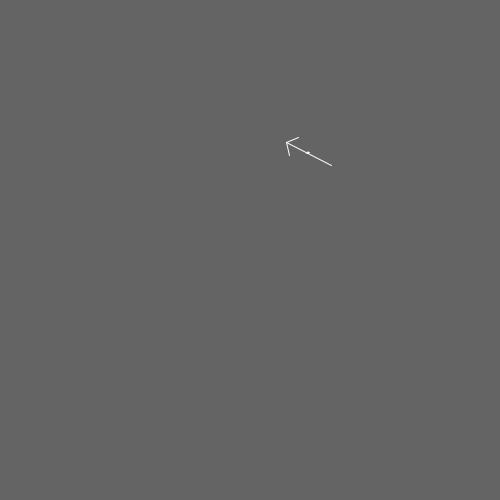
Frame 1 (no input)
Frame 60 (the mouse pressed at the canvas centre just before this capture): identical to frame 1, image omitted
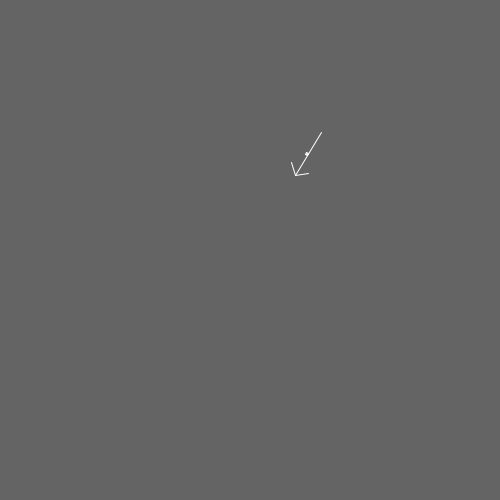
Frame 120 (the mouse held since frame 60 and released just before this capture)

The Processing sketch that drew these frames (run headless with seeded random() and noise(); from frame 60 on, the mouse is pressed at the canvas centre):

// Processing sketch: seta1
// ── seta1.pde

/// seta, O Som do Pensamento, 2009

// dados para a seta
float px,py; // pos da seta
float len=50;   // comprimento da seta
float ang;   // angulo da seta

// click do rato reposiciona a seta

void setup(){
  size(500,500); 
  rePosSeta();
}

void draw(){
  background(100);
  updateSeta();
  desenhaSeta();

  if(mousePressed&&mouseButton==RIGHT)
    if(frameCount%5==0) //atrasar um pouco a resposta
      rePosSeta();

  if(mousePressed&&mouseButton==LEFT)
    andaSeta();

}


///-------------------
///  funções da seta 

void rePosSeta(){
  px = random(len,width-len);
  py = random(len,height-len); 
}

void updateSeta(){
  //ver o angulo da seta até ao rato (rato - seta)
  float dx = mouseX - px; 
  float dy = mouseY - py; 
  ang = atan2(dy,dx);
}

void desenhaSeta(){
  translate(px,py);    //move a posição para o centro px, py
  rotate(ang);         //roda na pos actual ang radianos
  stroke(255);         // cor a branco
  rect(0,0,2,2);      // quadrado no centro da seta (reparem q a pos é 0,0 pois já estamos no centro)
  line(-len/2,0,len/2,0);  //corpo da seta
  line(len/3,10,len/2,0);  //braço1 da seta
  line(len/3,-10,len/2,0); //braço2 da seta

}

void andaSeta(){
// a posição vai andar ao longo da direcção definida
  float walk = 0.5;
  px = px + cos(ang) * walk;
  py = py + sin(ang) * walk;
}
